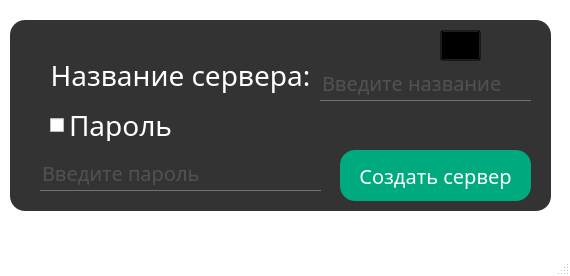
<?xml version="1.0" encoding="UTF-8"?>
<ui version="4.0">
 <class>MainWindow</class>
 <widget class="QMainWindow" name="MainWindow">
  <property name="geometry">
   <rect>
    <x>0</x>
    <y>0</y>
    <width>570</width>
    <height>276</height>
   </rect>
  </property>
  <property name="cursor">
   <cursorShape>ArrowCursor</cursorShape>
  </property>
  <property name="windowTitle">
   <string>MainWindow</string>
  </property>
  <property name="styleSheet">
   <string notr="true">*{
	font-family: century gothic;
	font-size: 20px;
}
#exitButton{
	/*background-color: red;*/
	border-radius: 15px;
	background-size: 5px;
}
QScrollArea{
	background-color: #333;
}
QMainWindow{
	background-color: transparent;
}
#passwordText{
	type: password;
}
QFrame{
	background: #333;
	border-radius: 15px;
}
QPushButton{
	border-radius: 15px;
	background: rgb(0, 170, 127);
	color: white;
}
QPushButton:hover{
	background: #333;
	color: rgb(0, 170, 127);
}
#logOffButton{
	background: rgb(255, 98, 51);
}
#logOffButton:hover{
	background: #333;
	color: rgb(255, 98, 51);
}
QInputDialog{
	width: 50px;
	height: 50px;
}
#toolButton{
	border-radius: 60px;
	background: red;
}
QLabel{
	color: white;
}
QLineEdit{
	padding-bottom: 5px;
	background: transparent;
	border: none;
	color: #717072;
	border-bottom: 1px solid #717072;
}
QInputDialog QLabel{
	background: transparent;
	color: black;
	border-radius: 15px;
}
QInputDialog QPushButton{
	background: transparent;
	color: black;
}
QInputDialog QPushButton:hover{
	background: transparent;
	color: red;
}</string>
  </property>
  <widget class="QWidget" name="centralwidget">
   <widget class="QFrame" name="frame">
    <property name="geometry">
     <rect>
      <x>10</x>
      <y>20</y>
      <width>541</width>
      <height>191</height>
     </rect>
    </property>
    <property name="frameShape">
     <enum>QFrame::StyledPanel</enum>
    </property>
    <property name="frameShadow">
     <enum>QFrame::Raised</enum>
    </property>
    <widget class="QLabel" name="serverName">
     <property name="geometry">
      <rect>
       <x>20</x>
       <y>30</y>
       <width>301</width>
       <height>51</height>
      </rect>
     </property>
     <property name="styleSheet">
      <string notr="true">font-size: 28px;</string>
     </property>
     <property name="text">
      <string>Название сервера:</string>
     </property>
     <property name="alignment">
      <set>Qt::AlignCenter</set>
     </property>
    </widget>
    <widget class="QToolButton" name="exitButton">
     <property name="geometry">
      <rect>
       <x>480</x>
       <y>10</y>
       <width>41</width>
       <height>31</height>
      </rect>
     </property>
     <property name="text">
      <string/>
     </property>
     <property name="icon">
      <iconset>
       <normaloff>cross.png</normaloff>cross.png</iconset>
     </property>
     <property name="shortcut">
      <string/>
     </property>
     <property name="autoRepeatDelay">
      <number>300</number>
     </property>
    </widget>
    <widget class="QToolButton" name="showUsersButton">
     <property name="geometry">
      <rect>
       <x>430</x>
       <y>10</y>
       <width>41</width>
       <height>31</height>
      </rect>
     </property>
     <property name="styleSheet">
      <string notr="true">background-color: transparent</string>
     </property>
     <property name="text">
      <string/>
     </property>
     <property name="icon">
      <iconset>
       <normaloff>settings.png</normaloff>settings.png</iconset>
     </property>
     <property name="shortcut">
      <string/>
     </property>
     <property name="autoRepeatDelay">
      <number>300</number>
     </property>
    </widget>
    <widget class="QLineEdit" name="serverNameInput">
     <property name="geometry">
      <rect>
       <x>310</x>
       <y>50</y>
       <width>211</width>
       <height>31</height>
      </rect>
     </property>
     <property name="inputMask">
      <string/>
     </property>
     <property name="placeholderText">
      <string>Введите название</string>
     </property>
    </widget>
    <widget class="QPushButton" name="createServerButton">
     <property name="geometry">
      <rect>
       <x>330</x>
       <y>130</y>
       <width>191</width>
       <height>51</height>
      </rect>
     </property>
     <property name="text">
      <string>Создать сервер</string>
     </property>
    </widget>
    <widget class="QCheckBox" name="hasPasswordCheckBox">
     <property name="geometry">
      <rect>
       <x>40</x>
       <y>90</y>
       <width>181</width>
       <height>31</height>
      </rect>
     </property>
     <property name="styleSheet">
      <string notr="true">color: white; font-size:28px</string>
     </property>
     <property name="text">
      <string>Пароль</string>
     </property>
    </widget>
    <widget class="QLineEdit" name="passwordInput">
     <property name="geometry">
      <rect>
       <x>30</x>
       <y>140</y>
       <width>281</width>
       <height>31</height>
      </rect>
     </property>
     <property name="inputMask">
      <string/>
     </property>
     <property name="placeholderText">
      <string>Введите пароль</string>
     </property>
    </widget>
   </widget>
  </widget>
  <widget class="QMenuBar" name="menubar">
   <property name="geometry">
    <rect>
     <x>0</x>
     <y>0</y>
     <width>570</width>
     <height>29</height>
    </rect>
   </property>
  </widget>
  <widget class="QStatusBar" name="statusbar"/>
 </widget>
 <resources/>
 <connections/>
</ui>
